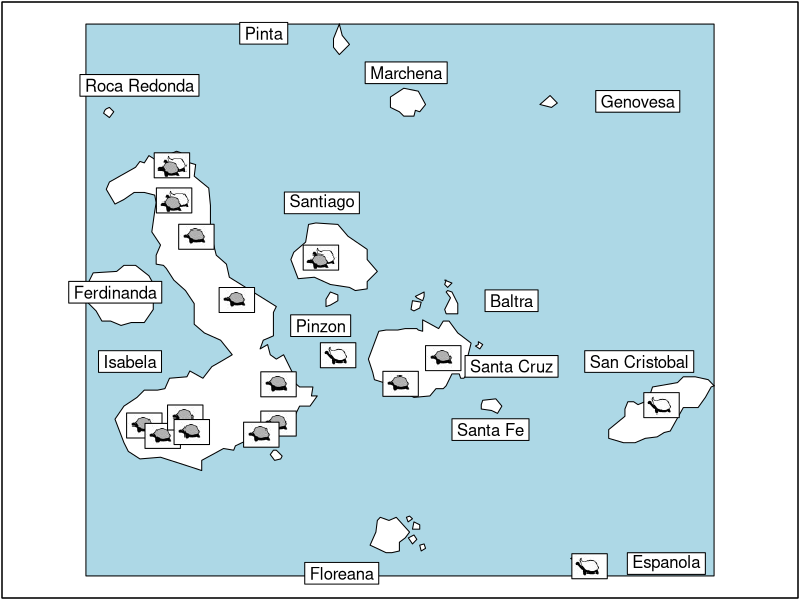

The R source for this figure:
library(ade4)


### Name: ggtortoises
### Title: Microsatellites of Galapagos tortoises populations
### Aliases: ggtortoises
### Keywords: datasets

### ** Examples

if(requireNamespace("pixmap", quietly=TRUE)) {
  data(ggtortoises)
  
  if(adegraphicsLoaded()) {
    if(requireNamespace("sp", quietly = TRUE)) {
      g1 <- s.logo(ggtortoises$pop, ggtortoises$ico[as.character(ggtortoises$pop$carap)], 
        Sp = ggtortoises$Spatial, pbackground.col = "lightblue", pSp.col = "white", 
        pgrid.draw = FALSE, ppoints.cex = 0.5)
      g1 <- s.label(ggtortoises$misc, pgrid.draw = FALSE, porigin.include = FALSE, 
        paxes.draw = FALSE, add = TRUE)
    }

  } else {    
  	a1 <- ggtortoises$area
  	area.plot(a1)
  	rect(min(a1$x), min(a1$y), max(a1$x), max(a1$y), col = "lightblue")
  	invisible(lapply(split(a1, a1$id), function(x) polygon(x[, -1], col = "white")))
  	s.label(ggtortoises$misc, grid = FALSE, include.ori = FALSE, addaxes = FALSE, add.p = TRUE)
  	listico <- ggtortoises$ico[as.character(ggtortoises$pop$carap)]
  	s.logo(ggtortoises$pop, listico, add.p = TRUE)
  }
}
